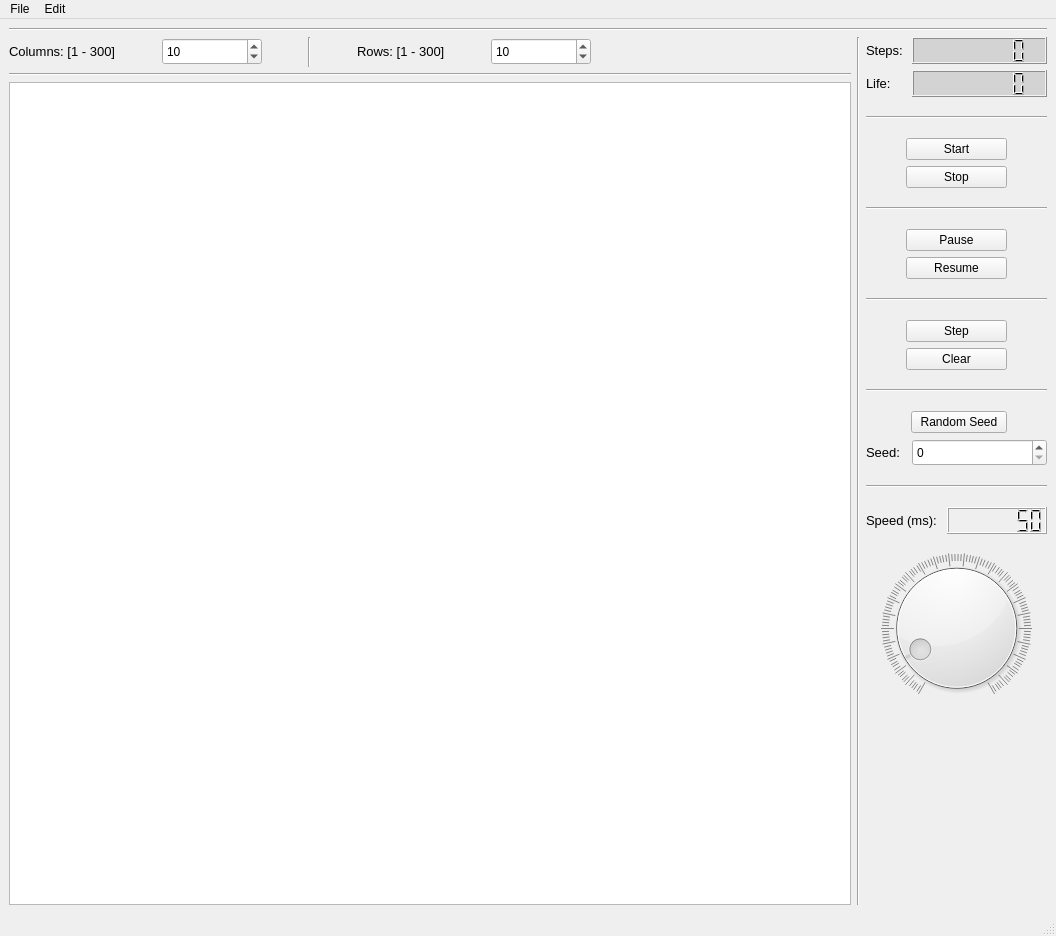
<?xml version="1.0" encoding="UTF-8"?>
<ui version="4.0">
 <class>MainWindow</class>
 <widget class="QMainWindow" name="MainWindow">
  <property name="geometry">
   <rect>
    <x>0</x>
    <y>0</y>
    <width>1056</width>
    <height>936</height>
   </rect>
  </property>
  <property name="windowTitle">
   <string>Game Of Life</string>
  </property>
  <property name="autoFillBackground">
   <bool>false</bool>
  </property>
  <property name="animated">
   <bool>true</bool>
  </property>
  <widget class="QWidget" name="centralwidget">
   <layout class="QGridLayout" name="gridLayout">
    <item row="0" column="0">
     <widget class="Line" name="line_2">
      <property name="orientation">
       <enum>Qt::Horizontal</enum>
      </property>
     </widget>
    </item>
    <item row="1" column="0">
     <layout class="QHBoxLayout" name="horizontalLayout_13">
      <item>
       <layout class="QVBoxLayout" name="verticalLayout_10">
        <item>
         <layout class="QHBoxLayout" name="horizontalLayout_16">
          <item>
           <layout class="QHBoxLayout" name="horizontalLayout_12">
            <item>
             <layout class="QHBoxLayout" name="horizontalLayout_11">
              <item>
               <widget class="QLabel" name="columnsLabel">
                <property name="minimumSize">
                 <size>
                  <width>0</width>
                  <height>27</height>
                 </size>
                </property>
                <property name="maximumSize">
                 <size>
                  <width>16777215</width>
                  <height>27</height>
                 </size>
                </property>
                <property name="font">
                 <font>
                  <pointsize>10</pointsize>
                 </font>
                </property>
                <property name="text">
                 <string>Columns: [1 - 300]</string>
                </property>
               </widget>
              </item>
              <item>
               <spacer name="horizontalSpacer_5">
                <property name="orientation">
                 <enum>Qt::Horizontal</enum>
                </property>
                <property name="sizeType">
                 <enum>QSizePolicy::Minimum</enum>
                </property>
                <property name="sizeHint" stdset="0">
                 <size>
                  <width>40</width>
                  <height>20</height>
                 </size>
                </property>
               </spacer>
              </item>
              <item>
               <widget class="QSpinBox" name="rowBox">
                <property name="minimumSize">
                 <size>
                  <width>100</width>
                  <height>27</height>
                 </size>
                </property>
                <property name="maximumSize">
                 <size>
                  <width>100</width>
                  <height>27</height>
                 </size>
                </property>
                <property name="maximum">
                 <number>300</number>
                </property>
                <property name="value">
                 <number>10</number>
                </property>
               </widget>
              </item>
              <item>
               <spacer name="horizontalSpacer_3">
                <property name="orientation">
                 <enum>Qt::Horizontal</enum>
                </property>
                <property name="sizeType">
                 <enum>QSizePolicy::Minimum</enum>
                </property>
                <property name="sizeHint" stdset="0">
                 <size>
                  <width>40</width>
                  <height>20</height>
                 </size>
                </property>
               </spacer>
              </item>
             </layout>
            </item>
            <item>
             <widget class="Line" name="line">
              <property name="sizePolicy">
               <sizepolicy hsizetype="Fixed" vsizetype="Fixed">
                <horstretch>0</horstretch>
                <verstretch>0</verstretch>
               </sizepolicy>
              </property>
              <property name="minimumSize">
               <size>
                <width>0</width>
                <height>30</height>
               </size>
              </property>
              <property name="orientation">
               <enum>Qt::Vertical</enum>
              </property>
             </widget>
            </item>
            <item>
             <layout class="QHBoxLayout" name="horizontalLayout_10">
              <item>
               <spacer name="horizontalSpacer_2">
                <property name="orientation">
                 <enum>Qt::Horizontal</enum>
                </property>
                <property name="sizeType">
                 <enum>QSizePolicy::Minimum</enum>
                </property>
                <property name="sizeHint" stdset="0">
                 <size>
                  <width>40</width>
                  <height>20</height>
                 </size>
                </property>
               </spacer>
              </item>
              <item>
               <widget class="QLabel" name="rowsLabel">
                <property name="minimumSize">
                 <size>
                  <width>0</width>
                  <height>27</height>
                 </size>
                </property>
                <property name="maximumSize">
                 <size>
                  <width>16777215</width>
                  <height>27</height>
                 </size>
                </property>
                <property name="font">
                 <font>
                  <pointsize>10</pointsize>
                 </font>
                </property>
                <property name="text">
                 <string>Rows: [1 - 300]</string>
                </property>
               </widget>
              </item>
              <item>
               <spacer name="horizontalSpacer_6">
                <property name="orientation">
                 <enum>Qt::Horizontal</enum>
                </property>
                <property name="sizeType">
                 <enum>QSizePolicy::Minimum</enum>
                </property>
                <property name="sizeHint" stdset="0">
                 <size>
                  <width>40</width>
                  <height>20</height>
                 </size>
                </property>
               </spacer>
              </item>
              <item>
               <widget class="QSpinBox" name="columnBox">
                <property name="minimumSize">
                 <size>
                  <width>100</width>
                  <height>27</height>
                 </size>
                </property>
                <property name="maximumSize">
                 <size>
                  <width>100</width>
                  <height>27</height>
                 </size>
                </property>
                <property name="maximum">
                 <number>300</number>
                </property>
                <property name="value">
                 <number>10</number>
                </property>
               </widget>
              </item>
             </layout>
            </item>
            <item>
             <spacer name="horizontalSpacer">
              <property name="orientation">
               <enum>Qt::Horizontal</enum>
              </property>
              <property name="sizeHint" stdset="0">
               <size>
                <width>40</width>
                <height>20</height>
               </size>
              </property>
             </spacer>
            </item>
           </layout>
          </item>
         </layout>
        </item>
        <item>
         <widget class="Line" name="line_9">
          <property name="orientation">
           <enum>Qt::Horizontal</enum>
          </property>
         </widget>
        </item>
        <item>
         <widget class="QTableWidget" name="gameTable"/>
        </item>
       </layout>
      </item>
      <item>
       <widget class="Line" name="line_8">
        <property name="orientation">
         <enum>Qt::Vertical</enum>
        </property>
       </widget>
      </item>
      <item>
       <layout class="QVBoxLayout" name="verticalLayout_9">
        <item>
         <layout class="QVBoxLayout" name="verticalLayout_8">
          <item>
           <layout class="QHBoxLayout" name="horizontalLayout_8">
            <item>
             <widget class="QLabel" name="stepsLabel">
              <property name="minimumSize">
               <size>
                <width>0</width>
                <height>27</height>
               </size>
              </property>
              <property name="font">
               <font>
                <pointsize>10</pointsize>
               </font>
              </property>
              <property name="text">
               <string>Steps:</string>
              </property>
             </widget>
            </item>
            <item>
             <widget class="QLCDNumber" name="stepsLCD">
              <property name="sizePolicy">
               <sizepolicy hsizetype="Fixed" vsizetype="Fixed">
                <horstretch>0</horstretch>
                <verstretch>0</verstretch>
               </sizepolicy>
              </property>
              <property name="minimumSize">
               <size>
                <width>135</width>
                <height>27</height>
               </size>
              </property>
              <property name="maximumSize">
               <size>
                <width>135</width>
                <height>27</height>
               </size>
              </property>
              <property name="font">
               <font>
                <bold>false</bold>
               </font>
              </property>
              <property name="autoFillBackground">
               <bool>false</bool>
              </property>
              <property name="styleSheet">
               <string notr="true">QLCDNumber { 
	color: black; 
	background-color: lightGray; 
}</string>
              </property>
              <property name="smallDecimalPoint">
               <bool>false</bool>
              </property>
              <property name="digitCount">
               <number>7</number>
              </property>
             </widget>
            </item>
           </layout>
          </item>
          <item>
           <layout class="QHBoxLayout" name="horizontalLayout_9">
            <item>
             <widget class="QLabel" name="lifeLabel">
              <property name="minimumSize">
               <size>
                <width>0</width>
                <height>27</height>
               </size>
              </property>
              <property name="font">
               <font>
                <pointsize>10</pointsize>
               </font>
              </property>
              <property name="text">
               <string>Life:</string>
              </property>
             </widget>
            </item>
            <item>
             <widget class="QLCDNumber" name="LifeCells">
              <property name="sizePolicy">
               <sizepolicy hsizetype="Fixed" vsizetype="Fixed">
                <horstretch>0</horstretch>
                <verstretch>0</verstretch>
               </sizepolicy>
              </property>
              <property name="minimumSize">
               <size>
                <width>135</width>
                <height>27</height>
               </size>
              </property>
              <property name="maximumSize">
               <size>
                <width>135</width>
                <height>27</height>
               </size>
              </property>
              <property name="font">
               <font>
                <bold>false</bold>
               </font>
              </property>
              <property name="autoFillBackground">
               <bool>false</bool>
              </property>
              <property name="styleSheet">
               <string notr="true">QLCDNumber { 
	color: black; 
	background-color: lightGray; 
}</string>
              </property>
              <property name="smallDecimalPoint">
               <bool>false</bool>
              </property>
              <property name="digitCount">
               <number>7</number>
              </property>
             </widget>
            </item>
           </layout>
          </item>
          <item>
           <spacer name="verticalSpacer_3">
            <property name="orientation">
             <enum>Qt::Vertical</enum>
            </property>
            <property name="sizeType">
             <enum>QSizePolicy::Minimum</enum>
            </property>
            <property name="sizeHint" stdset="0">
             <size>
              <width>20</width>
              <height>13</height>
             </size>
            </property>
           </spacer>
          </item>
          <item>
           <widget class="Line" name="line_7">
            <property name="orientation">
             <enum>Qt::Horizontal</enum>
            </property>
           </widget>
          </item>
          <item>
           <spacer name="verticalSpacer_4">
            <property name="orientation">
             <enum>Qt::Vertical</enum>
            </property>
            <property name="sizeType">
             <enum>QSizePolicy::Minimum</enum>
            </property>
            <property name="sizeHint" stdset="0">
             <size>
              <width>20</width>
              <height>13</height>
             </size>
            </property>
           </spacer>
          </item>
         </layout>
        </item>
        <item>
         <layout class="QHBoxLayout" name="horizontalLayout_2">
          <item>
           <spacer name="horizontalSpacer_7">
            <property name="orientation">
             <enum>Qt::Horizontal</enum>
            </property>
            <property name="sizeType">
             <enum>QSizePolicy::Minimum</enum>
            </property>
            <property name="sizeHint" stdset="0">
             <size>
              <width>40</width>
              <height>20</height>
             </size>
            </property>
           </spacer>
          </item>
          <item>
           <layout class="QVBoxLayout" name="verticalLayout_3">
            <item>
             <widget class="QPushButton" name="startButton">
              <property name="text">
               <string>Start</string>
              </property>
              <property name="default">
               <bool>false</bool>
              </property>
             </widget>
            </item>
            <item>
             <widget class="QPushButton" name="stopButton">
              <property name="text">
               <string>Stop</string>
              </property>
             </widget>
            </item>
           </layout>
          </item>
          <item>
           <spacer name="horizontalSpacer_8">
            <property name="orientation">
             <enum>Qt::Horizontal</enum>
            </property>
            <property name="sizeType">
             <enum>QSizePolicy::Minimum</enum>
            </property>
            <property name="sizeHint" stdset="0">
             <size>
              <width>40</width>
              <height>20</height>
             </size>
            </property>
           </spacer>
          </item>
         </layout>
        </item>
        <item>
         <spacer name="verticalSpacer_5">
          <property name="orientation">
           <enum>Qt::Vertical</enum>
          </property>
          <property name="sizeType">
           <enum>QSizePolicy::Minimum</enum>
          </property>
          <property name="sizeHint" stdset="0">
           <size>
            <width>20</width>
            <height>13</height>
           </size>
          </property>
         </spacer>
        </item>
        <item>
         <widget class="Line" name="line_3">
          <property name="orientation">
           <enum>Qt::Horizontal</enum>
          </property>
         </widget>
        </item>
        <item>
         <spacer name="verticalSpacer_6">
          <property name="orientation">
           <enum>Qt::Vertical</enum>
          </property>
          <property name="sizeType">
           <enum>QSizePolicy::Minimum</enum>
          </property>
          <property name="sizeHint" stdset="0">
           <size>
            <width>20</width>
            <height>13</height>
           </size>
          </property>
         </spacer>
        </item>
        <item>
         <layout class="QHBoxLayout" name="horizontalLayout_3">
          <item>
           <spacer name="horizontalSpacer_9">
            <property name="orientation">
             <enum>Qt::Horizontal</enum>
            </property>
            <property name="sizeType">
             <enum>QSizePolicy::Minimum</enum>
            </property>
            <property name="sizeHint" stdset="0">
             <size>
              <width>40</width>
              <height>20</height>
             </size>
            </property>
           </spacer>
          </item>
          <item>
           <layout class="QVBoxLayout" name="verticalLayout_4">
            <item>
             <widget class="QPushButton" name="pauseButton">
              <property name="text">
               <string>Pause</string>
              </property>
             </widget>
            </item>
            <item>
             <widget class="QPushButton" name="resumeButton">
              <property name="text">
               <string>Resume</string>
              </property>
             </widget>
            </item>
           </layout>
          </item>
          <item>
           <spacer name="horizontalSpacer_10">
            <property name="orientation">
             <enum>Qt::Horizontal</enum>
            </property>
            <property name="sizeType">
             <enum>QSizePolicy::Minimum</enum>
            </property>
            <property name="sizeHint" stdset="0">
             <size>
              <width>40</width>
              <height>20</height>
             </size>
            </property>
           </spacer>
          </item>
         </layout>
        </item>
        <item>
         <spacer name="verticalSpacer_7">
          <property name="orientation">
           <enum>Qt::Vertical</enum>
          </property>
          <property name="sizeType">
           <enum>QSizePolicy::Minimum</enum>
          </property>
          <property name="sizeHint" stdset="0">
           <size>
            <width>20</width>
            <height>13</height>
           </size>
          </property>
         </spacer>
        </item>
        <item>
         <widget class="Line" name="line_4">
          <property name="orientation">
           <enum>Qt::Horizontal</enum>
          </property>
         </widget>
        </item>
        <item>
         <spacer name="verticalSpacer_8">
          <property name="orientation">
           <enum>Qt::Vertical</enum>
          </property>
          <property name="sizeType">
           <enum>QSizePolicy::Minimum</enum>
          </property>
          <property name="sizeHint" stdset="0">
           <size>
            <width>20</width>
            <height>13</height>
           </size>
          </property>
         </spacer>
        </item>
        <item>
         <layout class="QHBoxLayout" name="horizontalLayout_4">
          <item>
           <spacer name="horizontalSpacer_12">
            <property name="orientation">
             <enum>Qt::Horizontal</enum>
            </property>
            <property name="sizeType">
             <enum>QSizePolicy::Minimum</enum>
            </property>
            <property name="sizeHint" stdset="0">
             <size>
              <width>40</width>
              <height>20</height>
             </size>
            </property>
           </spacer>
          </item>
          <item>
           <layout class="QVBoxLayout" name="verticalLayout_5">
            <item>
             <widget class="QPushButton" name="stepButton">
              <property name="text">
               <string>Step</string>
              </property>
             </widget>
            </item>
            <item>
             <widget class="QPushButton" name="clearButton">
              <property name="text">
               <string>Clear</string>
              </property>
             </widget>
            </item>
           </layout>
          </item>
          <item>
           <spacer name="horizontalSpacer_11">
            <property name="orientation">
             <enum>Qt::Horizontal</enum>
            </property>
            <property name="sizeType">
             <enum>QSizePolicy::Minimum</enum>
            </property>
            <property name="sizeHint" stdset="0">
             <size>
              <width>40</width>
              <height>20</height>
             </size>
            </property>
           </spacer>
          </item>
         </layout>
        </item>
        <item>
         <spacer name="verticalSpacer_9">
          <property name="orientation">
           <enum>Qt::Vertical</enum>
          </property>
          <property name="sizeType">
           <enum>QSizePolicy::Minimum</enum>
          </property>
          <property name="sizeHint" stdset="0">
           <size>
            <width>20</width>
            <height>13</height>
           </size>
          </property>
         </spacer>
        </item>
        <item>
         <widget class="Line" name="line_6">
          <property name="orientation">
           <enum>Qt::Horizontal</enum>
          </property>
         </widget>
        </item>
        <item>
         <spacer name="verticalSpacer_10">
          <property name="orientation">
           <enum>Qt::Vertical</enum>
          </property>
          <property name="sizeType">
           <enum>QSizePolicy::Minimum</enum>
          </property>
          <property name="sizeHint" stdset="0">
           <size>
            <width>20</width>
            <height>13</height>
           </size>
          </property>
         </spacer>
        </item>
        <item>
         <layout class="QVBoxLayout" name="verticalLayout_12">
          <item>
           <layout class="QHBoxLayout" name="horizontalLayout_15">
            <item>
             <spacer name="horizontalSpacer_13">
              <property name="orientation">
               <enum>Qt::Horizontal</enum>
              </property>
              <property name="sizeType">
               <enum>QSizePolicy::Fixed</enum>
              </property>
              <property name="sizeHint" stdset="0">
               <size>
                <width>45</width>
                <height>20</height>
               </size>
              </property>
             </spacer>
            </item>
            <item>
             <widget class="QPushButton" name="randomButton">
              <property name="text">
               <string>Random Seed</string>
              </property>
             </widget>
            </item>
            <item>
             <spacer name="horizontalSpacer_14">
              <property name="orientation">
               <enum>Qt::Horizontal</enum>
              </property>
              <property name="sizeType">
               <enum>QSizePolicy::Minimum</enum>
              </property>
              <property name="sizeHint" stdset="0">
               <size>
                <width>40</width>
                <height>20</height>
               </size>
              </property>
             </spacer>
            </item>
           </layout>
          </item>
          <item>
           <layout class="QHBoxLayout" name="horizontalLayout_14">
            <item>
             <widget class="QLabel" name="seedLabel">
              <property name="sizePolicy">
               <sizepolicy hsizetype="Fixed" vsizetype="Fixed">
                <horstretch>0</horstretch>
                <verstretch>0</verstretch>
               </sizepolicy>
              </property>
              <property name="minimumSize">
               <size>
                <width>40</width>
                <height>27</height>
               </size>
              </property>
              <property name="maximumSize">
               <size>
                <width>40</width>
                <height>16777215</height>
               </size>
              </property>
              <property name="font">
               <font>
                <pointsize>10</pointsize>
               </font>
              </property>
              <property name="text">
               <string>Seed:  </string>
              </property>
             </widget>
            </item>
            <item>
             <widget class="QSpinBox" name="setSeedBox">
              <property name="sizePolicy">
               <sizepolicy hsizetype="Fixed" vsizetype="Fixed">
                <horstretch>0</horstretch>
                <verstretch>0</verstretch>
               </sizepolicy>
              </property>
              <property name="minimumSize">
               <size>
                <width>135</width>
                <height>27</height>
               </size>
              </property>
              <property name="maximumSize">
               <size>
                <width>60</width>
                <height>27</height>
               </size>
              </property>
             </widget>
            </item>
           </layout>
          </item>
         </layout>
        </item>
        <item>
         <layout class="QVBoxLayout" name="verticalLayout_6"/>
        </item>
        <item>
         <spacer name="verticalSpacer_11">
          <property name="orientation">
           <enum>Qt::Vertical</enum>
          </property>
          <property name="sizeType">
           <enum>QSizePolicy::Minimum</enum>
          </property>
          <property name="sizeHint" stdset="0">
           <size>
            <width>20</width>
            <height>13</height>
           </size>
          </property>
         </spacer>
        </item>
        <item>
         <widget class="Line" name="line_5">
          <property name="orientation">
           <enum>Qt::Horizontal</enum>
          </property>
         </widget>
        </item>
        <item>
         <spacer name="verticalSpacer_12">
          <property name="orientation">
           <enum>Qt::Vertical</enum>
          </property>
          <property name="sizeType">
           <enum>QSizePolicy::Minimum</enum>
          </property>
          <property name="sizeHint" stdset="0">
           <size>
            <width>20</width>
            <height>13</height>
           </size>
          </property>
         </spacer>
        </item>
        <item>
         <layout class="QVBoxLayout" name="verticalLayout_7">
          <item>
           <layout class="QHBoxLayout" name="horizontalLayout_7">
            <item>
             <widget class="QLabel" name="speedLabel">
              <property name="font">
               <font>
                <pointsize>10</pointsize>
               </font>
              </property>
              <property name="text">
               <string>Speed (ms): </string>
              </property>
             </widget>
            </item>
            <item>
             <widget class="QLCDNumber" name="speedLCD">
              <property name="sizePolicy">
               <sizepolicy hsizetype="Fixed" vsizetype="Fixed">
                <horstretch>0</horstretch>
                <verstretch>0</verstretch>
               </sizepolicy>
              </property>
              <property name="minimumSize">
               <size>
                <width>100</width>
                <height>27</height>
               </size>
              </property>
              <property name="maximumSize">
               <size>
                <width>100</width>
                <height>27</height>
               </size>
              </property>
              <property name="font">
               <font>
                <bold>false</bold>
               </font>
              </property>
              <property name="autoFillBackground">
               <bool>false</bool>
              </property>
              <property name="styleSheet">
               <string notr="true">QLCDNumber::Flat {
    color: black; 
    background-color: lightGray;
    border: 2px solid darkGray; 
}

QLCDNumber:flat {
    border: none;
}</string>
              </property>
              <property name="smallDecimalPoint">
               <bool>false</bool>
              </property>
              <property name="digitCount">
               <number>7</number>
              </property>
              <property name="intValue" stdset="0">
               <number>50</number>
              </property>
             </widget>
            </item>
           </layout>
          </item>
          <item>
           <spacer name="verticalSpacer_2">
            <property name="orientation">
             <enum>Qt::Vertical</enum>
            </property>
            <property name="sizeType">
             <enum>QSizePolicy::Minimum</enum>
            </property>
            <property name="sizeHint" stdset="0">
             <size>
              <width>20</width>
              <height>13</height>
             </size>
            </property>
           </spacer>
          </item>
          <item>
           <widget class="QDial" name="speedDial">
            <property name="minimumSize">
             <size>
              <width>150</width>
              <height>150</height>
             </size>
            </property>
            <property name="minimum">
             <number>1</number>
            </property>
            <property name="maximum">
             <number>500</number>
            </property>
            <property name="value">
             <number>50</number>
            </property>
            <property name="tracking">
             <bool>true</bool>
            </property>
            <property name="wrapping">
             <bool>false</bool>
            </property>
            <property name="notchesVisible">
             <bool>true</bool>
            </property>
           </widget>
          </item>
          <item>
           <spacer name="verticalSpacer">
            <property name="orientation">
             <enum>Qt::Vertical</enum>
            </property>
            <property name="sizeType">
             <enum>QSizePolicy::MinimumExpanding</enum>
            </property>
            <property name="sizeHint" stdset="0">
             <size>
              <width>20</width>
              <height>40</height>
             </size>
            </property>
           </spacer>
          </item>
         </layout>
        </item>
       </layout>
      </item>
     </layout>
    </item>
   </layout>
  </widget>
  <widget class="QMenuBar" name="menubar">
   <property name="geometry">
    <rect>
     <x>0</x>
     <y>0</y>
     <width>1056</width>
     <height>21</height>
    </rect>
   </property>
   <widget class="QMenu" name="menuFile">
    <property name="title">
     <string>File</string>
    </property>
    <addaction name="actionSave"/>
    <addaction name="actionOpen"/>
   </widget>
   <widget class="QMenu" name="menuEdit">
    <property name="title">
     <string>Edit</string>
    </property>
    <addaction name="actionColorLivingCells"/>
    <addaction name="actionColor_of_dead_cells"/>
   </widget>
   <addaction name="menuFile"/>
   <addaction name="menuEdit"/>
  </widget>
  <widget class="QStatusBar" name="statusbar"/>
  <action name="actionSave">
   <property name="text">
    <string>Save</string>
   </property>
   <property name="shortcut">
    <string>Ctrl+S</string>
   </property>
  </action>
  <action name="actionOpen">
   <property name="text">
    <string>Open</string>
   </property>
   <property name="shortcut">
    <string>Ctrl+O</string>
   </property>
  </action>
  <action name="actionColorLivingCells">
   <property name="text">
    <string>Color of living cells</string>
   </property>
   <property name="toolTip">
    <string>Color of living cells</string>
   </property>
  </action>
  <action name="actionColor_of_dead_cells">
   <property name="text">
    <string>Color of dead cells</string>
   </property>
  </action>
 </widget>
 <resources/>
 <connections/>
</ui>
